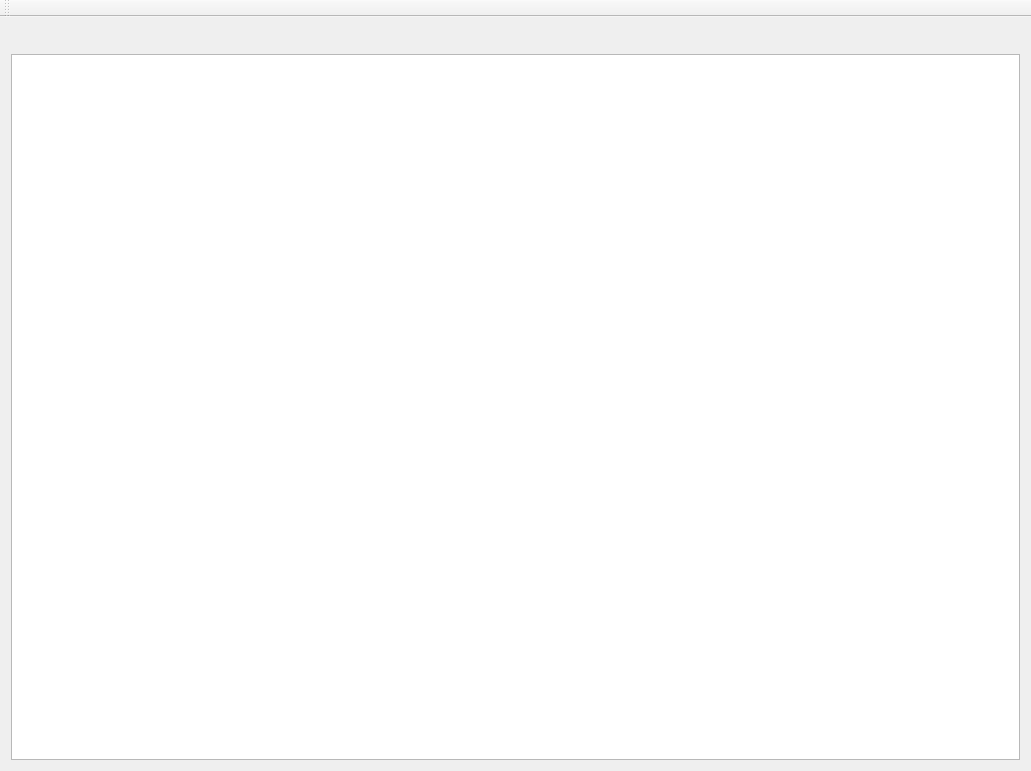
<?xml version="1.0" encoding="UTF-8"?>
<ui version="4.0">
 <class>MainWindow</class>
 <widget class="QMainWindow" name="MainWindow">
  <property name="geometry">
   <rect>
    <x>0</x>
    <y>0</y>
    <width>1031</width>
    <height>771</height>
   </rect>
  </property>
  <property name="sizeIncrement">
   <size>
    <width>10</width>
    <height>10</height>
   </size>
  </property>
  <property name="windowTitle">
   <string comment="Octopus 0.1" extracomment="Octopus 0.1">Octopus 0.1</string>
  </property>
  <widget class="QWidget" name="centralWidget">
   <property name="sizePolicy">
    <sizepolicy hsizetype="Ignored" vsizetype="Ignored">
     <horstretch>0</horstretch>
     <verstretch>0</verstretch>
    </sizepolicy>
   </property>
   <property name="sizeIncrement">
    <size>
     <width>100</width>
     <height>100</height>
    </size>
   </property>
   <property name="baseSize">
    <size>
     <width>1</width>
     <height>1</height>
    </size>
   </property>
   <property name="layoutDirection">
    <enum>Qt::LeftToRight</enum>
   </property>
   <layout class="QGridLayout" name="gridLayout">
    <item row="0" column="0">
     <layout class="QVBoxLayout" name="verticalLayout_2">
      <item>
       <layout class="QHBoxLayout" name="horizontalLayout_2">
        <item>
         <spacer name="horizontalSpacer">
          <property name="orientation">
           <enum>Qt::Horizontal</enum>
          </property>
          <property name="sizeType">
           <enum>QSizePolicy::Maximum</enum>
          </property>
          <property name="sizeHint" stdset="0">
           <size>
            <width>88</width>
            <height>20</height>
           </size>
          </property>
         </spacer>
        </item>
        <item>
         <widget class="TimeLine" name="timeLine">
          <property name="text">
           <string/>
          </property>
         </widget>
        </item>
       </layout>
      </item>
      <item>
       <widget class="MainView" name="mainView"/>
      </item>
     </layout>
    </item>
    <item row="1" column="0">
     <layout class="QHBoxLayout" name="bottomButtonBar"/>
    </item>
   </layout>
  </widget>
  <widget class="QMenuBar" name="menuBar">
   <property name="geometry">
    <rect>
     <x>0</x>
     <y>0</y>
     <width>1031</width>
     <height>25</height>
    </rect>
   </property>
  </widget>
  <widget class="QToolBar" name="mainToolBar">
   <property name="enabled">
    <bool>true</bool>
   </property>
   <property name="movable">
    <bool>true</bool>
   </property>
   <property name="allowedAreas">
    <set>Qt::TopToolBarArea</set>
   </property>
   <property name="iconSize">
    <size>
     <width>24</width>
     <height>24</height>
    </size>
   </property>
   <attribute name="toolBarArea">
    <enum>TopToolBarArea</enum>
   </attribute>
   <attribute name="toolBarBreak">
    <bool>false</bool>
   </attribute>
  </widget>
 </widget>
 <layoutdefault spacing="6" margin="11"/>
 <customwidgets>
  <customwidget>
   <class>TimeLine</class>
   <extends>QLabel</extends>
   <header>gui/timeline.h</header>
  </customwidget>
  <customwidget>
   <class>MainView</class>
   <extends>QGraphicsView</extends>
   <header>gui/mainview.h</header>
  </customwidget>
 </customwidgets>
 <resources/>
 <connections/>
</ui>
